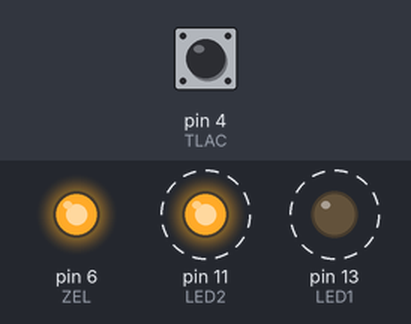
Recording of a sketch running on a simulated Arduino Uno, built with avr-gcc and run on an emulated ATmega328P. Shown: output pins drawn as LEDs (lit = HIGH). Dashed ring = blinking. Inputs (shaded band) come from the test bench; at power-on: pin 4 (TLAC) HIGH.

Above: at 1.2 s.
1.3 s: pin 4 (TLAC) pulled LOW for 0.15 s
At 1.37 s:
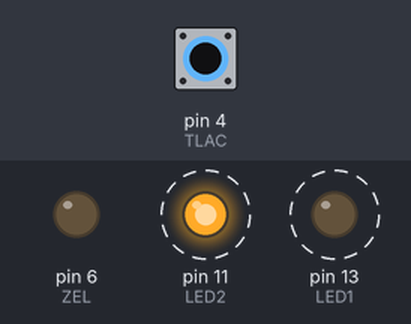
4.3 s: pin 4 (TLAC) pulled LOW for 1 s
At 6.8 s:
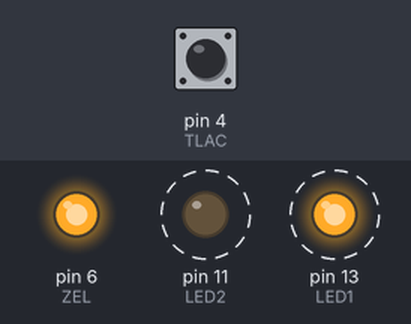
7.3 s: pin 4 (TLAC) pulled LOW for 3.2 s
At 8.5 s:
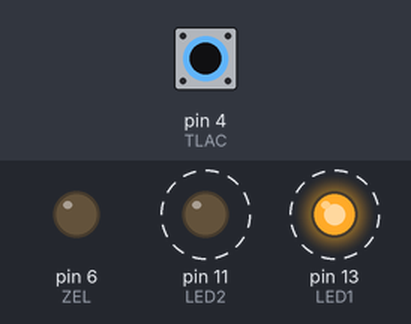
Timing chart, 0 to 18.0 s (numbered marks = the images above; inputs shaded):
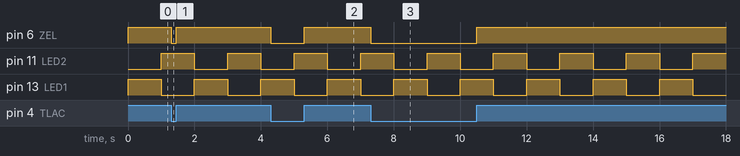

The sketch:

exercise_01.ino
```cpp
// C++ code
//

#define LED1 13
#define LED2 11
#define ZEL 6
#define TLAC 4

int tl;
unsigned long start;

void my_delay(unsigned long time)
{
  start = millis();
  while(millis() - start < time)
  {
    tl = digitalRead(TLAC);

    digitalWrite(ZEL, tl);
  }
}

void setup()
{
  pinMode(LED1, OUTPUT);
  pinMode(LED2, OUTPUT);
  pinMode(ZEL, OUTPUT);
  pinMode(TLAC, INPUT_PULLUP);
}

void loop()
{
  digitalWrite(LED1, HIGH);
  digitalWrite(LED2, LOW);

  my_delay(1000);

  digitalWrite(LED1, LOW);
  digitalWrite(LED2, HIGH);

  my_delay(1000);
}
```

Measured:
- after the input at 1.3 s, pin 6 (ZEL): HIGH → LOW at once, → HIGH 0.15 s later
- after the input at 4.3 s, pin 6 (ZEL): HIGH → LOW at once, → HIGH 1.0 s later
- after the input at 7.3 s, pin 6 (ZEL): HIGH → LOW at once, → HIGH 3.2 s later
- by itself, pin 11 (LED2), pin 13 (LED1): alternates HIGH for 1.0 s and LOW for 1.0 s
